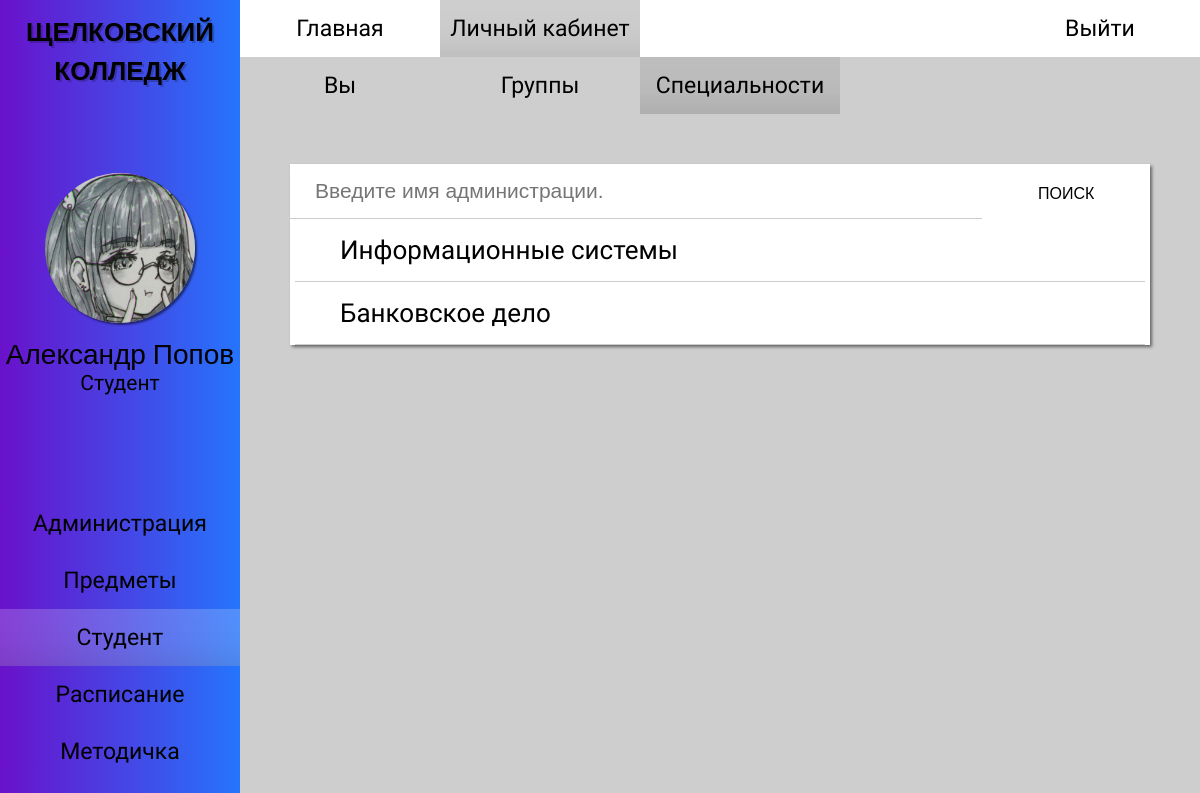
The app's page /student_specialty.php (signed in) with its own data.
### tables this page shows
CREATE TABLE `students` (
  `id_student` int(11) NOT NULL,
  `fio` varchar(50) NOT NULL,
  `id_group` int(11) NOT NULL,
  `date_of_birth` date NOT NULL,
  `phone_number` int(11) NOT NULL,
  `address` varchar(50) NOT NULL,
  `email` varchar(50) NOT NULL,
  `password` varchar(25) NOT NULL,
  `form_study` varchar(10) NOT NULL,
  `number_of_studencheskly` int(11) NOT NULL,
  `phone_numder_parents` varchar(15) NOT NULL,
  `f.i.o_parents` varchar(50) NOT NULL,
  `id_role` int(11) NOT NULL
);

CREATE TABLE `roles` (
  `id_role` int(11) NOT NULL,
  `name_role` varchar(50) NOT NULL
);

CREATE TABLE `specialnost` (
  `id_specialization` int(11) NOT NULL,
  `name_specialization` varchar(50) NOT NULL,
  `srok_obycheniya` varchar(20) NOT NULL
);

### student_specialty.php (the view, shortened to what this page needs)
<?
require_once 'php/connection.php';
$query_specialty_list = "SELECT id_specialization, name_specialization FROM specialnost ";
$result_specialty_list = mysqli_query($link, $query_specialty_list);
$user_id = $_SESSION['id_user'];
$query_user_info = "SELECT fio, name_role FROM students, roles WHERE students.id_role = roles.id_role AND id_student = '$user_id'";
$result_user_info = mysqli_query($link, $query_user_info);
$data_user_info = mysqli_fetch_row($result_user_info);
$user_fio = $data_user_info[0];
$user_fio = explode(' ', $user_fio);
?>
<!DOCTYPE html>
<html>
<head>
    <link rel="stylesheet" href="styles/style_admin.css">
    <link rel="stylesheet" href="styles/contents/style_student-specialty.css">
    <link rel="stylesheet" href="styles/style_adaptability.css">
</head>
<body>
    <div id="main-wrapper">
        <div id="wrapper-one">
            <div id="side-bar">
                <div class="hm-logo">
                    <h2> <a href="index.php"> ЩЕЛКОВСКИЙ <br> КОЛЛЕДЖ </a> </h2>
                </div>
                <div class="sb-profile">
                    <img src="images/avatar.jpg">
                    <? echo" <p class='sb-name'> $user_fio[1] $user_fio[0] </p>"; ?>
                    <? echo"<p class='sb-role'> $data_user_info[1] </p>"; ?>
                </div>
                <div class="sb-menu">
                    <ul>
                        <li> <a href="administration.php"> Администрация </a> </li>
                        <li> <a href="subject.php"> Предметы </a> </li>
                        <li> <a href="student_you.php" id="sb-menu_active"> Студент </a> </li>
                        <li> <a href="schedule.php"> Расписание </a> </li>
                        <li> <a href="metodichka.php"> Методичка </a> </li>
                        <li> <a href="vneurochka.php"> Внеурочка </a> </li>
                    </ul>
                </div>
            </div>
        </div>
        <div id="wrapper-two">
            <div id="header-menu">
                <div class="hm-menu">
                    <ul>
                        <li> <a href="index.php"> Главная </a> </li>
                        <li> <a href="student_you.php" id="hm-menu_active"> Личный кабинет</a> </li>
                    </ul>
                </div>
                <div class="hm-login">
                    <a href="php/logout.php"> Выйти </a>
                </div>
            </div>
            <div id="nav-menu">
                <ul>
                    <li> <a href="student_you.php"> Вы </a> </li>
                    <li> <a href="student_group.php"> Группы </a> </li>
                    <li> <a href="student_specialty.php" id="nav-menu_active"> Специальности </a> </li>
                </ul>
            </div>
            <div id="content">
                <div class="items">
                <form id="search-form" method="GET">
                    <div class="s-b">
                        <input id="enter" type="text" placeholder="Введите имя администрации." value="" name="search-field">
                        <input id="search" type="submit" value="ПОИСК" name="search-button">
                    </div>
                </form>
                    <form method="GET" action="student_speciality_profile.php">
                    <?
                    while ($data_specialty_list = mysqli_fetch_row($result_specialty_list))
                    {
                        echo "<p class='text-p'> $data_specialty_list[1] <input class='p-button' type='submit' name='id' value='$data_specialty_list[0]'> </p>";
                        echo "<hr>";
                    }
                    ?>
                    </form>
                </div>
            </div>
        </div>
    </div>
</body>
</html>

### styles/style_admin.css (style rules this page uses)
* { box-sizing: border-box; margin: 0; padding: 0; }
html, head, body, #main-wrapper { font-family: "PT Sans Narrow", sans-serif, "Roboto", sans-serif, "Oswald", sans-serif; overflow-y: hidden; height: 100% !important; min-height: 100%; background-color: #CECECE; }
#wrapper-one { float: left; width: 20%; min-height: 100%; }
#wrapper-two { float: right; overflow-y: scroll; width: 80%; min-height: 100%; }
#wrapper-one { position: relative; z-index: 15; float: left; overflow: hidden; overflow: scroll; width: 20%; height: 100%; background-image: linear-gradient(to right, #6A11CB 0%, #2575FC 100%); -ms-overflow-style: none; scrollbar-width: none; }
.hm-logo h2 { font-family: "Oswald", sans-serif; font-size: 26px; padding: 10px 0; text-align: center; text-shadow: 2px 2px 0 rgba(0,0,0,0.2); }
.sb-profile img { display: block; width: 150px; height: 150px; margin: 75px auto 15px auto; border-radius: 100%; box-shadow: 2px 2px 2px 0 rgba(0,0,0,0.5); }
.sb-profile .sb-name { font-family: "Roboto", sans-serif; font-size: 28px; text-align: center; }
.sb-profile .sb-role { font-size: 21px; text-align: center; }
.sb-menu { display: flex; flex-direction: column; padding: 100px 0; }
.sb-menu ul { display: flex; flex-direction: column; width: 100%; list-style-type: none; }
.sb-menu a { font-size: 23px; display: block; width: 100%; padding: 15px 0 15px 0; transition: 0.3s linear; text-align: center; text-decoration: none; color: black; }
.sb-menu a:hover, #sb-menu_active { transition: 0.2s linear; background-color: rgba(255,255,255,0.2); box-shadow: 0 -75px 85px -130px rgba(0,0,0,0.85) inset; }
#header-menu { display: flex; background-color: white; flex-wrap: wrap; }
.hm-menu { display: flex; flex-wrap: wrap; }
.hm-menu ul { display: flex; width: 100%; list-style-type: none; flex-wrap: wrap; }
.hm-menu a { font-size: 23px; display: block; width: 100%; min-width: 200px; padding: 15px 0 15px 0; transition: 0.3s linear; text-align: center; text-decoration: none; color: black; }
.hm-menu a:hover, #hm-menu_active { transition: 0.2s linear; background-color: #CECECE; box-shadow: 0 -75px 85px -130px rgba(0,0,0,0.85) inset; }
.hm-login { margin-left: auto; }
.hm-login a { font-size: 23px; display: block; min-width: 200px; padding: 15px 0 15px 0; transition: 0.3s linear; text-align: center; text-decoration: none; color: black; background-color: white; }
.hm-logo a { text-decoration: none; color: black; }
#nav-menu { display: flex; background-color: #CECECE; flex-wrap: wrap; }
#nav-menu ul { font-size: 23px; display: flex; width: 100%; list-style-type: none; flex-wrap: wrap; }
#nav-menu a { display: block; width: 100%; min-width: 200px; padding: 15px 0 15px 0; transition: 0.3s linear; text-align: center; text-decoration: none; color: black; }
#nav-menu a:hover, #nav-menu_active { transition: 0.2s linear; background-color: #BDBDBD; box-shadow: 0 -75px 85px -130px rgba(0,0,0,0.85) inset; }
#content { padding: 50px; }
.text-p { font-size: 26px; position: relative; width: 100%; padding: 16px 0px; transition: 0.2s linear; text-indent: 50px; }
.s-b { display: flex; }
.s-b input { flex-grow: 1; }

### styles/contents/style_student-specialty.css (style rules this page uses)
#content { height: 100%; }
#enter { font-size: 21px; width: 80%; height: 55px; text-indent: 25px; border: none; border-bottom: 1px solid rgba(0,0,0,0.2); }
#search { font-family: "Oswald", sans-serif; font-size: 16px; float: right; width: 19%; height: 55px; transition: 0.2s linear; text-align: center; border: none; background-color: white; }
#content hr { margin: 0 5px; border: 0; border-bottom: 1px solid #CCCCCC; background: #999999; }
#content .items { background-color: white; box-shadow: 2px 2px 3px 0 rgba(0,0,0,0.5); }
#content .items p { margin: 0 auto; }

### styles/style_adaptability.css (style rules this page uses)
#main-wrapper { min-width: 800px; }
@media screen and (max-width: 1210px) { .hm-logo { width: 100%; } }
@media screen and (max-width: 1210px) { .hm-menu { align-items: center; justify-content: center; } }

### records on screen
students: fio "Александр", fio "Попов", id_role.name_role "Студент"
specialnost: name_specialization "Информационные системы"
specialnost: name_specialization "Банковское дело"
